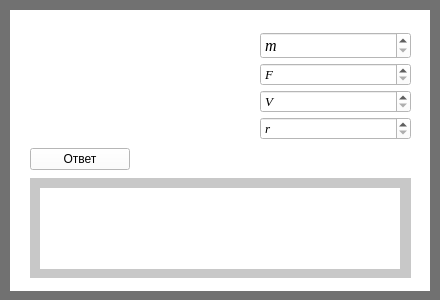
       <widget class="QWidget" name="widget_3" native="true">
        <property name="geometry">
         <rect>
          <x>0</x>
          <y>0</y>
          <width>440</width>
          <height>300</height>
         </rect>
        </property>
        <property name="minimumSize">
         <size>
          <width>440</width>
          <height>300</height>
         </size>
        </property>
        <property name="styleSheet">
         <string notr="true">background-color: rgb(0, 0, 0);
background-color: rgb(113, 113, 113);</string>
        </property>
        <widget class="QWidget" name="widget_4" native="true">
         <property name="geometry">
          <rect>
           <x>10</x>
           <y>10</y>
           <width>420</width>
           <height>281</height>
          </rect>
         </property>
         <property name="minimumSize">
          <size>
           <width>420</width>
           <height>280</height>
          </size>
         </property>
         <property name="styleSheet">
          <string notr="true">background-color: rgb(255, 255, 255);</string>
         </property>
         <widget class="QWidget" name="verticalLayoutWidget_19">
          <property name="geometry">
           <rect>
            <x>20</x>
            <y>10</y>
            <width>381</width>
            <height>261</height>
           </rect>
          </property>
          <layout class="QVBoxLayout" name="verticalLayout_19">
           <property name="topMargin">
            <number>10</number>
           </property>
           <item>
            <layout class="QHBoxLayout" name="horizontalLayout_9">
             <property name="spacing">
              <number>50</number>
             </property>
             <item>
              <widget class="QLabel" name="label_17">
               <property name="minimumSize">
                <size>
                 <width>180</width>
                 <height>0</height>
                </size>
               </property>
               <property name="styleSheet">
                <string notr="true">background-color: rgb(255, 255, 255);</string>
               </property>
               <property name="text">
                <string/>
               </property>
               <property name="pixmap">
                <pixmap>D:/Downloads/2018-12-06_22-05-38.jpg</pixmap>
               </property>
              </widget>
             </item>
             <item>
              <layout class="QVBoxLayout" name="verticalLayout_20">
               <property name="spacing">
                <number>4</number>
               </property>
               <item>
                <widget class="QSpinBox" name="spinBox_9">
                 <property name="font">
                  <font>
                   <family>Times New Roman</family>
                   <pointsize>12</pointsize>
                   <italic>true</italic>
                  </font>
                 </property>
                 <property name="specialValueText">
                  <string>m</string>
                 </property>
                 <property name="maximum">
                  <number>1000000000</number>
                 </property>
                </widget>
               </item>
               <item>
                <widget class="QSpinBox" name="spinBox_6">
                 <property name="font">
                  <font>
                   <family>Times New Roman</family>
                   <pointsize>10</pointsize>
                   <italic>true</italic>
                  </font>
                 </property>
                 <property name="specialValueText">
                  <string>F</string>
                 </property>
                 <property name="maximum">
                  <number>1000000000</number>
                 </property>
                </widget>
               </item>
               <item>
                <widget class="QSpinBox" name="spinBox_3">
                 <property name="font">
                  <font>
                   <family>Times New Roman</family>
                   <pointsize>10</pointsize>
                   <italic>true</italic>
                  </font>
                 </property>
                 <property name="specialValueText">
                  <string>V</string>
                 </property>
                 <property name="maximum">
                  <number>1000000000</number>
                 </property>
                </widget>
               </item>
               <item>
                <widget class="QSpinBox" name="spinBox_7">
                 <property name="font">
                  <font>
                   <family>Times New Roman</family>
                   <pointsize>10</pointsize>
                   <italic>true</italic>
                  </font>
                 </property>
                 <property name="specialValueText">
                  <string>r</string>
                 </property>
                 <property name="maximum">
                  <number>1000000000</number>
                 </property>
                </widget>
               </item>
              </layout>
             </item>
            </layout>
           </item>
           <item>
            <widget class="QPushButton" name="pushButton_12">
             <property name="minimumSize">
              <size>
               <width>100</width>
               <height>0</height>
              </size>
             </property>
             <property name="maximumSize">
              <size>
               <width>100</width>
               <height>16777215</height>
              </size>
             </property>
             <property name="text">
              <string>Ответ</string>
             </property>
            </widget>
           </item>
           <item>
            <widget class="QWidget" name="widget_54" native="true">
             <property name="minimumSize">
              <size>
               <width>0</width>
               <height>100</height>
              </size>
             </property>
             <property name="maximumSize">
              <size>
               <width>400</width>
               <height>100</height>
              </size>
             </property>
             <property name="styleSheet">
              <string notr="true">background-color: rgb(200, 200, 200);</string>
             </property>
             <widget class="QLabel" name="label_19">
              <property name="geometry">
               <rect>
                <x>10</x>
                <y>10</y>
                <width>360</width>
                <height>81</height>
               </rect>
              </property>
              <property name="minimumSize">
               <size>
                <width>360</width>
                <height>0</height>
               </size>
              </property>
              <property name="maximumSize">
               <size>
                <width>360</width>
                <height>16777215</height>
               </size>
              </property>
              <property name="styleSheet">
               <string notr="true">background-color: rgb(255, 255, 255);</string>
              </property>
              <property name="text">
               <string/>
              </property>
             </widget>
            </widget>
           </item>
          </layout>
         </widget>
        </widget>
       </widget>
